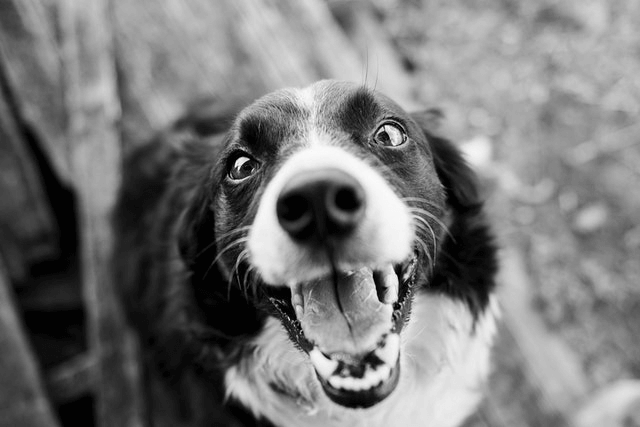
#> input picture LAB 11/image2.png, 640 x 427 px
$ jupyter execute Task5.ipynb
#> lines starting #> are read from the running program, lines starting #| are printed output that depends on the picture; after the words box and inside, x2 and y2 are one past the last pixel; in counts of white or black regions, pixels touching at a corner belong together
[cell 1]
import cv2
image = cv2.imread("image2.png")
#> image is the input picture: shape (427, 640, 3); min 2, max 250, mean 120.6
ret, thresholdedImage = cv2.threshold(image,150,255,cv2.THRESH_BINARY)
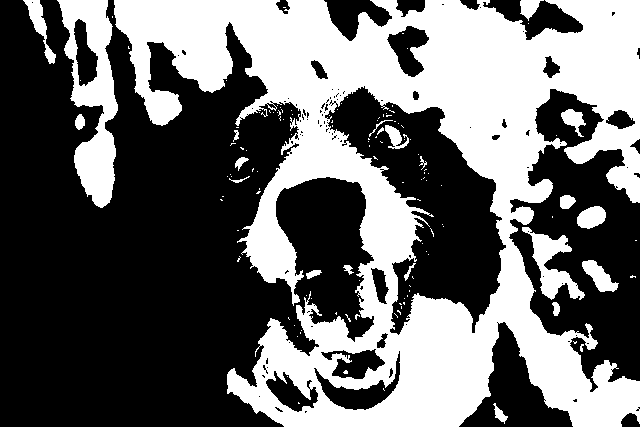
#> thresholdedImage: shape (427, 640, 3); 41.2% white; 129 white regions (106 under 20 px), largest, box (x1, y1, x2, y2) and area: (114, 0, 640, 427) 100754, (57, 0, 118, 208) 6142, (522, 227, 585, 300) 1675
cv2.imshow("Thresholded Image",thresholdedImage)
cv2.waitKey(0)
cv2.destroyAllWindows()

[cell 2]
rotationMatrix = cv2.getRotationMatrix2D((image.shape[1]/2,image.shape[0]/2),60,1)
rotatedImage = cv2.warpAffine(image,rotationMatrix,(image.shape[1],image.shape[0]))
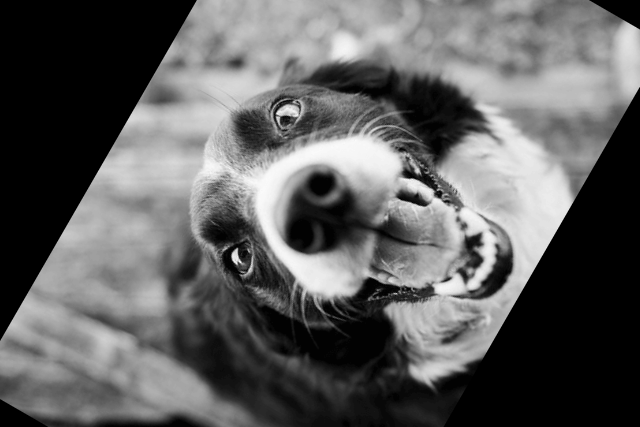
#> rotatedImage: shape (427, 640, 3); min 0, max 250, mean 95.3
cv2.imshow("Rotated Image",rotatedImage)
cv2.waitKey(0)
cv2.destroyAllWindows()
